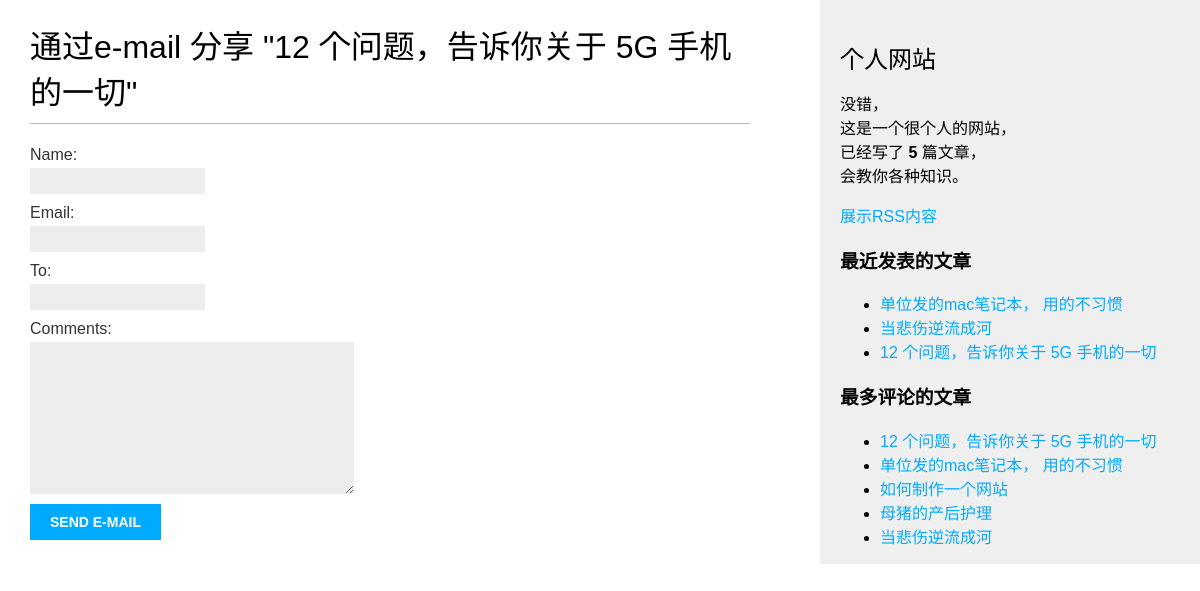
The app's page /blog/4/share/, older data.
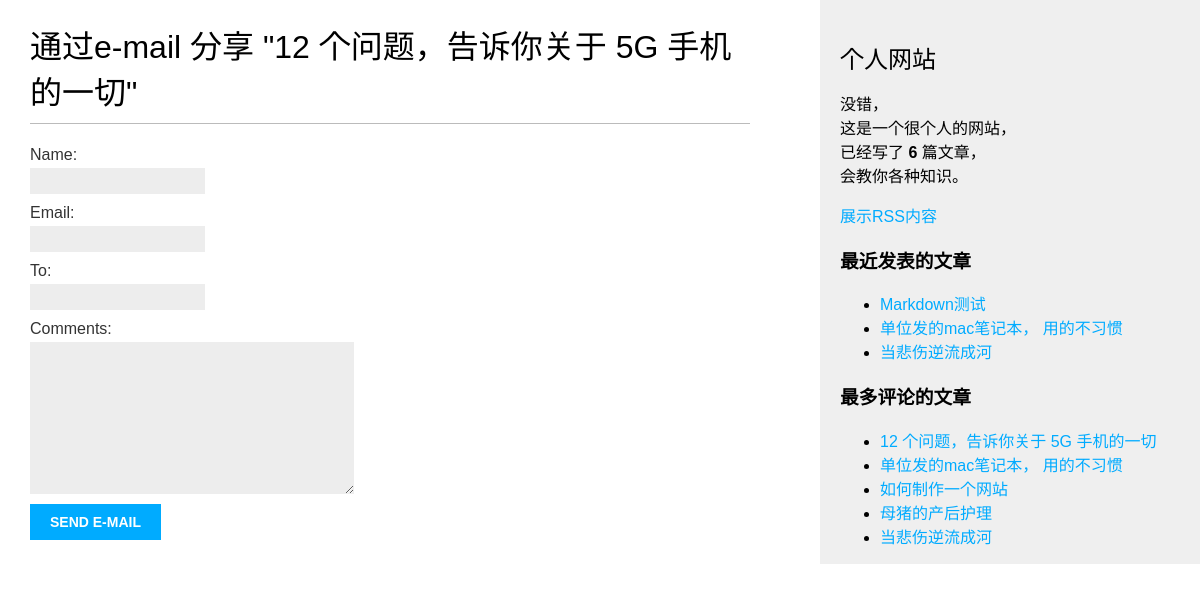
The same page, newer data.
### blog/models.py (models this page shows, shortened)
class Post(models.Model):
    STATUS_CHOICES=(
        ('draft','Draft'),
        ('published','Published'),
    )
    title=models.CharField(max_length=250)
    slug=models.SlugField(max_length=250,unique_for_date='publish')
    author=models.ForeignKey(User,on_delete=models.CASCADE,related_name='blog_posts')
    body=models.TextField()
    publish=models.DateTimeField(default=timezone.now)
    created=models.DateTimeField(auto_now_add=True)
    updated=models.DateTimeField(auto_now=True)
    status=models.CharField(max_length=10,choices=STATUS_CHOICES,default='draft')
    objects=models.Manager()
    published=PublishedManager()
    tags=TaggableManager()
    class Meta:
        ordering=('-publish',)
    def get_absolute_url(self):
        return reverse('blog:post_detail',args=[self.publish.year,self.publish.month,self.publish.day,self.slug])

### blog/views.py (the view)
# urls.py: path('<int:post_id>/share/',views.post_share,name='post_share'),
def post_share(request,post_id):
    post=get_object_or_404(Post,id=post_id,status='published')
    sent=False
    if request.method=='POST':
        form=EmailPostForm(request.POST)
        if form.is_valid():
            cd=form.cleaned_data
            post_url=request.build_absolute_uri(post.get_absolute_url())
            subject='{} ({}) recommends you reading "{}"'.format(cd['name'],cd['email'],post.title)
            message='Read "{}" at {}\n\n{}\'s comments:{}'.format(post.title,post_url,cd['name'],cd['comments'])
            send_mail(subject,message,cd['email'],[cd['to']])
            sent=True
    else:
        form=EmailPostForm()
    return render(request,'blog/post/share.html',{'posts':post,'form':form,'sent':sent})

### blog/froms.py
class EmailPostForm(forms.Form):
    name=forms.CharField(max_length=25)
    email=forms.EmailField()
    to=forms.EmailField()
    comments=forms.CharField(required=False,widget=forms.Textarea)

### blog/models.py (called while the page is built)
    def get_queryset(self):
        return super(PublishedManager,self).get_queryset().filter(status='published')

### blog/templatetags/blog_tags.py (called while the page is built)
@register.simple_tag
def total_posts():
    return Post.published.count()

@register.inclusion_tag('blog/post/latest_posts.html')
def show_latest_posts(count=5):
    lastest_posts=Post.published.order_by('-publish')[:count]
    return {'latest_posts':lastest_posts}

@register.simple_tag
def get_most_commented_posts(count=5):
    return Post.published.annotate(total_comments=Count('comments')).order_by('-total_comments')[:count]

### blog/templates/blog/post/share.html (shortened to what this page needs)
{% extends "blog/base.html" %}
{% block content %}
    {% if sent %}
        <h1>E-mail 发送成功!</h1>
        <p>
        "{{ posts.title }}" 已经成功发送给了 {{ form.changed_data.to }}。
        </p>
    {% else %}
        <h1>通过e-mail 分享 "{{ posts.title }}" </h1>
        <form action="." method="post">
                {% for field in form %}
                <div>
                    {{ field.label_tag }} {{ field }}
                </div>
                {% endfor %}
            <input type="submit" value="Send e-mail">
        </form>
    {% endif %}
{% endblock %}

### blog/templates/blog/base.html (shortened to what this page needs)
{% load blog_tags %}
{% load static %}
<!DOCTYPE html>
<html lang="en">
<head>
    <link href="{% static "css/blog.css" %}" rel="stylesheet">
</head>
<body>
<div id="content">
    {% block content %}
    {% endblock %}
</div>
<div id="sidebar">
    <h2>个人网站 </h2>
    <p>没错，<br>这是一个很个人的网站，<br>已经写了 <strong>{% total_posts %}</strong> 篇文章，<br>会教你各种知识。</p>
    <p><a href="{% url "blog:post_feed" %}">展示RSS内容</a></p>
    <h3>最近发表的文章</h3>
    {% show_latest_posts 3 %}
    <h3>最多评论的文章</h3>
    {% get_most_commented_posts as most_commented_posts %}
    <ul>
        {% for post in most_commented_posts %}
            <li>
            <a href="{{post.get_absolute_url}}">{{ post.title }}</a>
            </li>
        {% endfor %}
    </ul>
</div>
</body>
</html>

### blog/templates/blog/post/latest_posts.html
<ul>
    {% for post in latest_posts %}
        <li>
        <a href="{{ post.get_absolute_url }}">{{ post.title }}</a>
        </li>
    {% endfor %}
</ul>

Row changes from the older to the newer data that the page shows:
no longer on one of the page's lists (row unchanged): Post: title "12 个问题，告诉你关于 5G 手机的一切"
added Post: title "Markdown测试", shown under "最近发表的文章"
Text that changed along with them:
text no longer shown: "5"
text now shown: "6"
